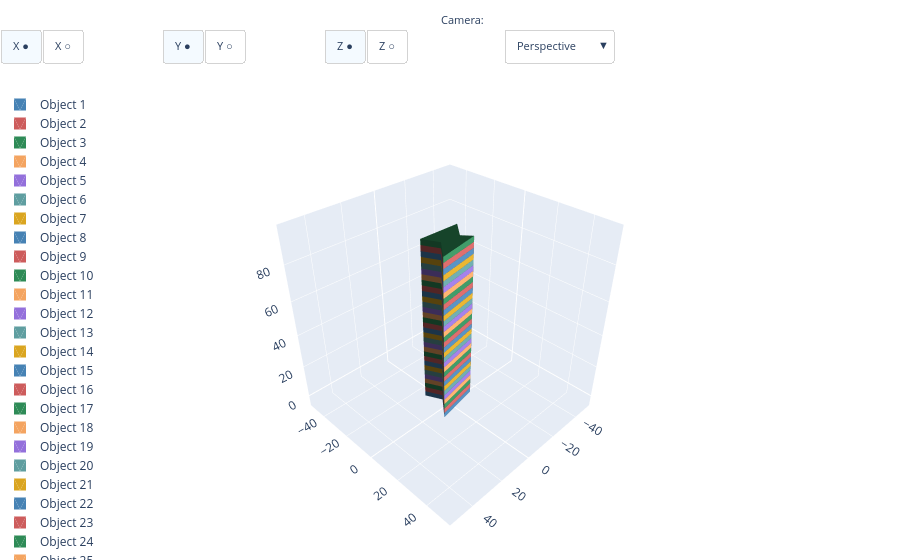

Notebook cell for this chart:
### Markdown cell above
## Implementação

### Code cell
# ── Parâmetros ──────────────────────────────────────────────────────────────
cota_inicial = 0
pap     = 3
n_pav   = 30


# ── Leitura do perfil ────────────────────────────────────────────────────────
perfil = cq.importers.importDXF("perfil_autocad.dxf", include=["profile_01"])
# perfil = cq.importers.importStep("perfil_step_214.step").val().scale(0.001)           # STEP from Rhino

# ── Geração dos pavimentos ───────────────────────────────────────────────────
lista_pav = []

for i in range(n_pav + 1):
    cota_atual = round(cota_inicial + pap * i, 2)

    pav = (
        cq.Workplane()
        .add(perfil)
        .wires().toPending()
        .extrude(pap)
        .translate((0, 0, cota_atual))

    )

    lista_pav.append(pav)
    # print(f"Cota do pavimento {i} = {cota_atual}")

show(lista_pav)
